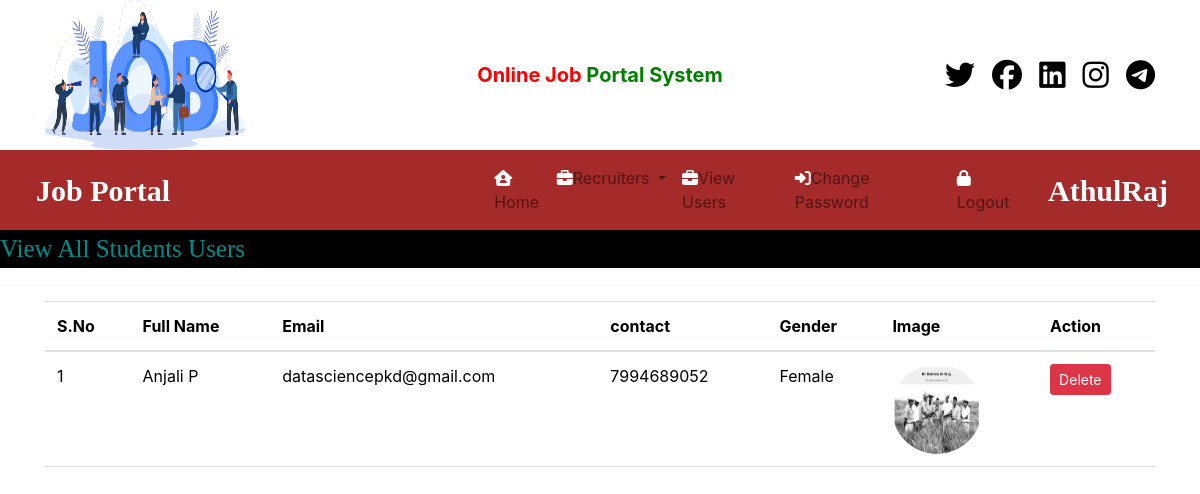
Page /view_user/ (signed in) on the committed database.
### JobportalApp/models.py (models this page shows, shortened)
class StudentUser(models.Model):
    user = models.ForeignKey(User, on_delete=models.CASCADE)
    mobile = models.CharField(max_length=15, null=True)
    image = models.FileField(null=True)
    gender = models.CharField(max_length=10, null=True)
    type = models.CharField(max_length=15, null=True)

### JobportalApp/views.py (the view)
# urls.py: path('view_user/', views.view_user, name='view_user'),
def view_user(request):
    if not request.user.is_authenticated:
        return redirect('admin_login')
    data = StudentUser.objects.all()
    d = {'data': data}
    return render(request, "view_users.html", d)

### templates/view_users.html
{% load static %}
{% block body %}
{% include 'admin_navigation.html' %}
<marquee style="font-family: Monotype Corsiva; font-size:25px; color:darkcyan; background-color:black;">
    View All Students Users
</marquee>
<hr>
<div class="container">
    <table class="table table-hover">
    <thead>
    <tr style="background-color: #DEB887 !important;" id="example">
        <th>S.No</th>
        <th>Full Name</th>
        <th>Email</th>
        <th>contact</th>
        <th>Gender</th>
        <th>Image</th>
        <th>Action</th>
    </tr>
    </thead>
    <tbody>
    {% for i in data %}
    <tr>
        <td>{{ forloop.counter }}</td>
        <td>{{ i.user.first_name }} {{ i.user.last_name }}</td>
        <td>{{ i.user.username }}</td>
        <td>{{ i.mobile }}</td>
        <td>{{ i.gender }}</td>
        <td><img src="{{ i.image.url}}" style="width:90px; height:90px; border-radius:50%"></td>
        <td><a href="{% url 'delete_user' i.id %}" class="btn btn-danger btn-sm" onclick="return confirm('Are You Sure?')">Delete</a></td>
    </tr>
    {% endfor %}
    </tbody>
</table>
</div>
{% endblock body %}

### templates/admin_navigation.html (shortened to what this page needs)
<!DOCTYPE html>
<html lang="en">
<head>
    {% load static %}
    <link href="https://cdn.jsdelivr.net/npm/bootstrap@5.3.2/dist/css/bootstrap.min.css" rel="stylesheet">
    <link rel="stylesheet" href="https://cdnjs.cloudflare.com/ajax/libs/font-awesome/6.6.0/css/all.min.css"
 />
    <link href="https://cdn.jsdelivr.net/npm/bootstrap@4.6.2/dist/css/bootstrap.min.css" rel="stylesheet">
</head>
<body>
<div class="container">
    <div class="row align-items-center">
        <div class="col-sm-4">
            <img src="{% static 'images/job_portal_icon.png' %}" width="200px" height="150px" alt="" srcset="">
        </div>
        <div class="col-sm-4 text-center">
            <span style="font-weight:bold; font-size:20px">
                <span style="color:red">Online Job </span>
                <span style="color:green">Portal System</span>
            </span>
        </div>
        <div class="col-sm-4" style="text-align:right">
            <span style="font-weight:bold; font-size:30px;">
                <i class="fa-brands fa-twitter" style="color: #000000; padding-left:10px;"></i>
                <i class="fa-brands fa-facebook" style="color: #000000; padding-left:10px;"></i>
                <i class="fa-brands fa-linkedin" style="color: #000000; padding-left:10px;"></i>
                <i class="fa-brands fa-instagram" style="color: #000000; padding-left:10px;"></i>
                <i class="fa-brands fa-telegram" style="color: #000000; padding-left:10px;"></i>
            </span>
        </div>
    </div>
</div>
<nav class="navbar navbar-expand-lg navbar-light" style="background-color: brown">
  <div class="container-fluid">
    <a class="navbar-brand text-white" style="padding-left:5px; font-weight: bold; font-family: monotype corsiva; font-size:30px;" href="#">Job Portal</a>
    <div class="collapse navbar-collapse" id="navbarNav">
      <ul class="navbar-nav">
        <li class="nav-item">
          <a class="nav-link" style="margin-left:300px;" aria-current="page" href="{% url 'admin_home' %}"><i class="fa-solid fa-house-user" style="color: #ffffff;"></i>Home</a>
        </li>
        <li class="nav-item dropdown">
                <a class="nav-link dropdown-toggle" href="#" data-toggle="dropdown">
                    <i class="fa-solid fa-briefcase" style="color: #ffffff;"></i>Recruiters
                </a>
            </li>
          <li class="nav-item">
          <a class="nav-link" href="{% url 'view_user' %}"><i class="fa-solid fa-briefcase" style="color: #ffffff;"></i>View Users</a>
        </li>
        <li class="nav-item">
          <a class="nav-link" href="{% url 'change_passwordadmin' %}"><i class="fa-solid fa-right-to-bracket" style="color: #ffffff;"></i>Change Password</a>
        </li>
          <li class="nav-item">
          <a class="nav-link" href="{% url 'user_logout' %}"><i class="fa-solid fa-lock" style="color: #ffffff;"></i>Logout</a>
        </li>
      </ul>
    </div>
  </div>
    <a class="navbar-brand text-white" style="padding-left:5px; font-weight: bold; font-family: monotype corsiva; font-size:30px;" href="#">{{ request.user.first_name }}{{ request.user.last_name }}</a>
</nav>
</body>
</html>

### templates/admin_navigation.html (style rules this page uses)
.nav-link { color:white; }

### rows in the picture
StudentUser: user.first_name "Anjali", user.last_name "P", user.username "datasciencepkd@gmail.com", mobile "7994689052", gender "Female", image (picture)

### other values in the picture
{{ request.user.first_name }} "Athul"
{{ request.user.last_name }} "Raj"
